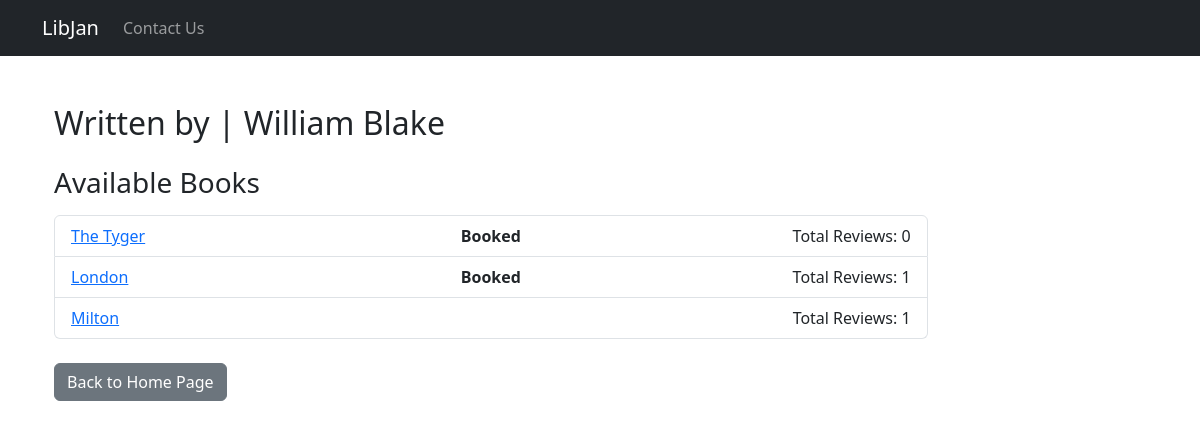
/author/2/, run on the app's committed database.
### books/models.py (models this page shows, shortened)
class Author(models.Model):
    name = models.CharField(max_length=100)
    surname = models.CharField(max_length=100)

class Book(models.Model):
    author = models.ForeignKey(Author, on_delete=models.CASCADE)
    title = models.CharField(max_length=100)
    description = models.CharField(max_length=250)
    is_available = models.BooleanField(default=True)

### books/views.py (the view)
# urls.py: path('author/<int:author_id>/', views.author_page, name='author_page'),
def author_page(request, author_id):
    author = get_object_or_404(Author, pk=author_id)
    books = Book.objects.filter(author=author)
    review_count_list = []
    for book in books:
        review_count = len(BookReview.objects.filter(book=book))
        review_count_list.append(review_count)
    books_with_reviews = zip(books, review_count_list)
    return render(request, 'books/author.html', {'author': author, 'books_with_reviews': books_with_reviews})

### books/templates/books/author.html
{% extends 'master.html' %}
{% block content %}
<div class="container mt-5">
    <h2>Written by | {{ author.name }} {{ author.surname }}</h2>
    <h3 class="mt-4" style="margin-bottom: 15px;">Available Books</h3>
    <ul class="list-group">
        {% for book, review_count in books_with_reviews %}
            <li class="list-group-item d-flex justify-content-between align-items-center" style="width: 80%;">
                <a style="flex: 0 0 auto; width: 40%; text-align: left;" href="{% url 'book_page' author_id=author.id book_title=book.title %}">{{ book.title }}</a>
                {% if not book.is_available %}
                    <strong>Booked</strong>
                {% endif %}
                <p class="mb-0" style="flex: 0 0 auto; width: 40%; text-align: right;">Total Reviews: {{ review_count }}</p>
            </li>
        {% empty %}
            <li class="list-group-item">No books available.</li>
        {% endfor %}
    </ul>
    <a href="{% url 'home_page' %}" class="btn btn-secondary mt-4">Back to Home Page</a>
</div>
{% endblock %}

### data on the page
Author: name "William", surname "Blake"
Book: title "The Tyger", shows "Booked", is_available "0"
Book: title "London", is_available "Booked", review_count "1"
Book: title "Milton", is_available "1"
